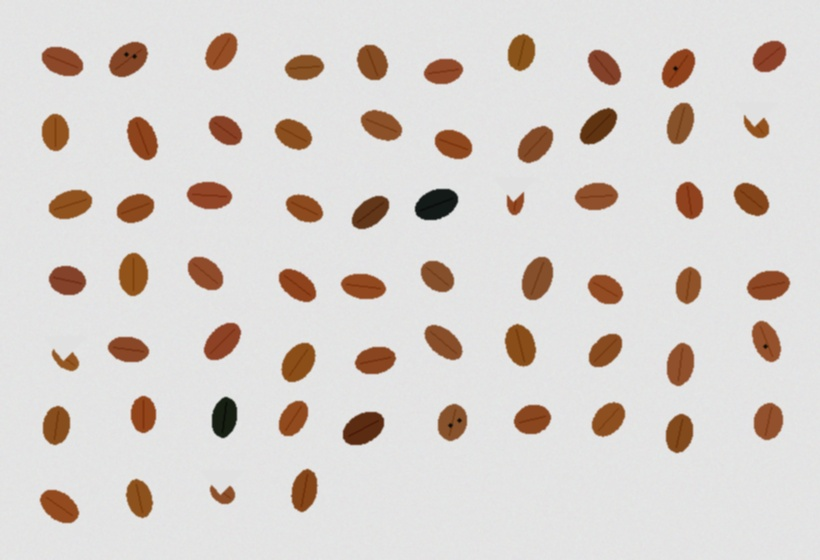
#> input picture webapp/sample_images/lot_komersial.jpg, 820 x 560 px; its folder holds only this picture in this run
$ python -i preprocessing.py   (imports and definitions only)   (older library calls are emulated)
#> lines starting #> are read from the running program, lines starting #| are printed output that depends on the picture; after the words box and inside, x2 and y2 are one past the last pixel; in counts of white or black regions, pixels touching at a corner belong together
#> further down, picture is the input picture: shape (560, 820, 3); mean B, G, R 205.1, 209.6, 216.5
"""
Modul untuk preprocessing image biji kopi
- CLAHE untuk normalisasi pencahayaan
- Adaptive thresholding untuk segmentasi robust
- Morphological operations untuk noise removal
- Multi-scale detection support
"""
import cv2
import numpy as np

try:
    from config import Config
except ImportError:
    Config = None


class ImagePreprocessor:
    def __init__(self, target_size=(224, 224)):
        """
        Initialize preprocessor

        Args:
            target_size: Target size untuk resize (width, height)
        """
        if Config is not None:
            self.target_size = Config.TARGET_SIZE
            self.clahe = cv2.createCLAHE(
                clipLimit=Config.CLAHE_CLIP_LIMIT,
                tileGridSize=Config.CLAHE_TILE_SIZE
            )
            self.min_area = Config.BEAN_MIN_AREA
            self.max_area = Config.BEAN_MAX_AREA
            self.min_aspect_ratio = Config.BEAN_MIN_ASPECT_RATIO
            self.max_aspect_ratio = Config.BEAN_MAX_ASPECT_RATIO
            self.min_solidity = Config.BEAN_MIN_SOLIDITY
            self.min_circularity = Config.BEAN_MIN_CIRCULARITY
        else:
            self.target_size = target_size
            self.clahe = cv2.createCLAHE(clipLimit=3.0, tileGridSize=(8, 8))
            self.min_area = 500
            self.max_area = 50000
            self.min_aspect_ratio = 0.4
            self.max_aspect_ratio = 2.5
            self.min_solidity = 0.6
            self.min_circularity = 0.3

        # Morphological kernels
        self.kernel_ellipse = cv2.getStructuringElement(cv2.MORPH_ELLIPSE, (5, 5))
        self.kernel_small = cv2.getStructuringElement(cv2.MORPH_ELLIPSE, (3, 3))

    def enhance_image(self, image):
        """
        Enhance image menggunakan CLAHE di LAB color space
        untuk normalisasi pencahayaan yang tidak merata

        Args:
            image: Input image (BGR format)

        Returns:
            numpy.ndarray: Enhanced image
        """
        # Convert ke LAB color space
        lab = cv2.cvtColor(image, cv2.COLOR_BGR2LAB)
#> lab: shape (560, 820, 3); mean of channels 0, 1, 2 215, 130.5, 131.8

        # Apply CLAHE pada L channel (lightness)
        lab[:, :, 0] = self.clahe.apply(lab[:, :, 0])
#> lab: shape (560, 820, 3); mean of channels 0, 1, 2 212, 130.5, 131.8

        # Convert balik ke BGR
        enhanced = cv2.cvtColor(lab, cv2.COLOR_LAB2BGR)

        return enhanced

    def preprocess(self, image):
        """
        Preprocessing image untuk deteksi biji kopi
        Menggunakan CLAHE + adaptive thresholding + morphological ops

        Args:
            image: Input image (BGR format)

        Returns:
            dict: Dictionary berisi processed images
        """
        # Step 1: Enhance pencahayaan dengan CLAHE
        enhanced = self.enhance_image(image)

        # Step 2: Convert ke grayscale
        gray = cv2.cvtColor(enhanced, cv2.COLOR_BGR2GRAY)
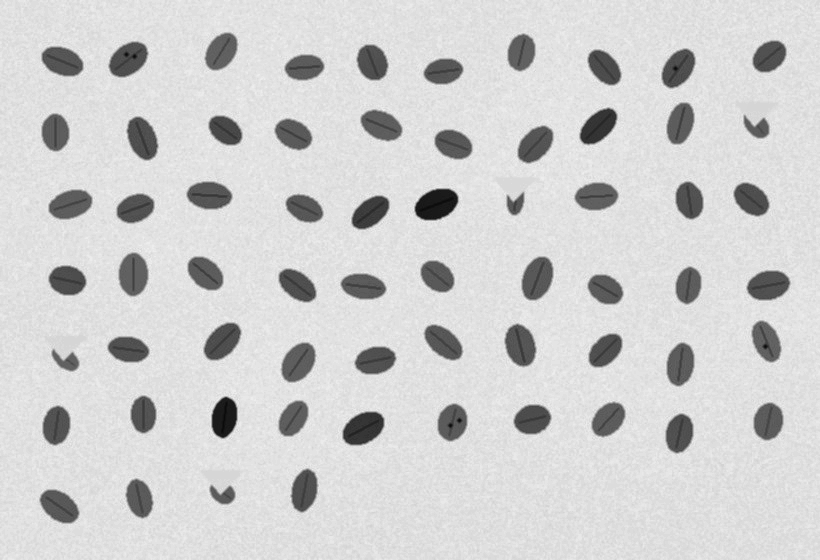
#> gray: shape (560, 820); min 9, max 239, mean 208

        # Step 3: Bilateral filter (edge-preserving noise removal)
        blurred = cv2.bilateralFilter(gray, 9, 75, 75)

        # Step 4: Adaptive thresholding (lebih robust daripada Otsu)
        thresh_adaptive = cv2.adaptiveThreshold(
            blurred, 255,
            cv2.ADAPTIVE_THRESH_GAUSSIAN_C,
            cv2.THRESH_BINARY_INV,
            15, 5
        )
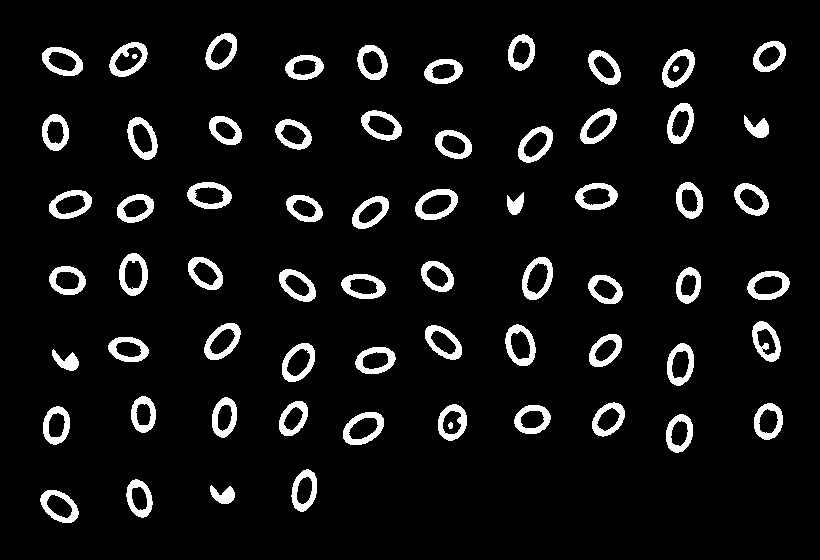
#> thresh_adaptive: shape (560, 820); 7.2% white; 67 white regions, largest, box (x1, y1, x2, y2) and area: (343, 412, 384, 445) 600, (415, 189, 458, 220) 596, (522, 257, 553, 300) 590

        # Step 5: Otsu threshold sebagai fallback/kombinasi
        _, thresh_otsu = cv2.threshold(
            blurred, 0, 255,
            cv2.THRESH_BINARY_INV + cv2.THRESH_OTSU
        )
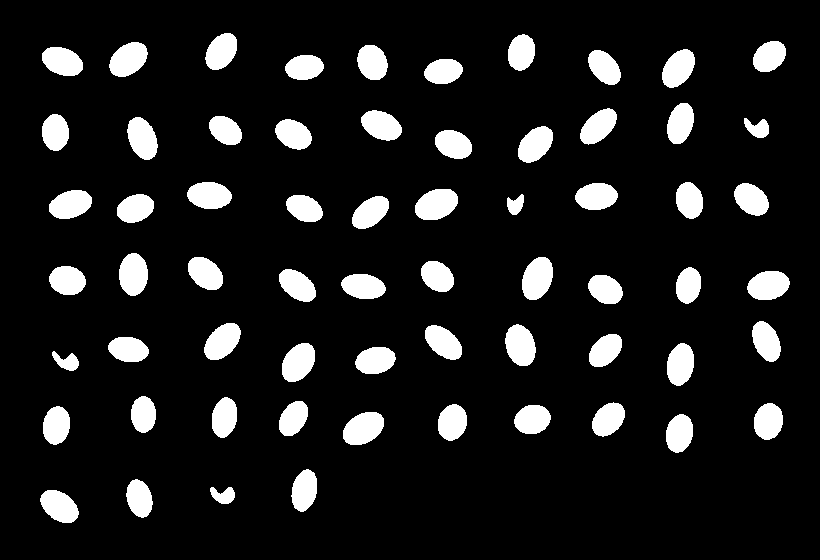
#> thresh_otsu: shape (560, 820); 11.5% white; 64 white regions, largest, box (x1, y1, x2, y2) and area: (415, 189, 458, 220) 1035, (343, 412, 384, 445) 1025, (522, 257, 553, 300) 1023

        # Step 6: Combine kedua threshold (AND operation)
        thresh_combined = cv2.bitwise_or(thresh_adaptive, thresh_otsu)

        # Step 7: Morphological operations untuk clean up
        # Close: menutup lubang kecil di dalam objek
        thresh_clean = cv2.morphologyEx(
            thresh_combined, cv2.MORPH_CLOSE,
            self.kernel_ellipse, iterations=2
        )
        # Open: menghilangkan noise kecil di luar objek
        thresh_clean = cv2.morphologyEx(
            thresh_clean, cv2.MORPH_OPEN,
            self.kernel_small, iterations=1
        )
#> thresh_clean: shape (560, 820); 11.5% white; 64 white regions

        return {
            'original': image,
            'enhanced': enhanced,
            'gray': gray,
            'blurred': blurred,
            'thresh_adaptive': thresh_adaptive,
            'thresh_otsu': thresh_otsu,
            'thresh': thresh_clean
        }

    def detect_coffee_beans(self, image):
        """
        Deteksi biji kopi dalam image dengan filtering yang lebih robust

        Args:
            image: Input image (BGR format)

        Returns:
            list: List of detected coffee bean contours dan bounding boxes
        """
        processed = self.preprocess(image)
#> processed = 7 items
        thresh = processed['thresh']

        # Find contours
        contours, hierarchy = cv2.findContours(
            thresh, cv2.RETR_EXTERNAL, cv2.CHAIN_APPROX_SIMPLE
        )
#> contours = 64 contours; largest, box (x1, y1, x2, y2) and area: (415, 189, 458, 220) 982, (343, 412, 384, 445) 972, (522, 257, 553, 300) 970, (505, 324, 536, 366) 931, (109, 42, 148, 77) 929

        detected_beans = []

        for contour in contours:
            area = cv2.contourArea(contour)

            # Filter berdasarkan area
            if area < self.min_area or area > self.max_area:
                continue

            x, y, w, h = cv2.boundingRect(contour)

            # Filter berdasarkan aspect ratio
            aspect_ratio = float(w) / h if h > 0 else 0
            if aspect_ratio < self.min_aspect_ratio or aspect_ratio > self.max_aspect_ratio:
                continue

            # Filter berdasarkan solidity (area / convex hull area)
            hull = cv2.convexHull(contour)
            hull_area = cv2.contourArea(hull)
            solidity = area / hull_area if hull_area > 0 else 0

            # Biji kopi harus cukup solid (bukan bentuk irregular)
            if solidity < self.min_solidity:
                continue

            # Circularity check
            perimeter = cv2.arcLength(contour, True)
            circularity = 4 * np.pi * area / (perimeter * perimeter) if perimeter > 0 else 0

            # Filter: terlalu tidak bundar mungkin bukan biji kopi
            if circularity < self.min_circularity:
                continue

            detected_beans.append({
                'contour': contour,
                'bbox': (x, y, w, h),
                'area': area,
                'aspect_ratio': aspect_ratio,
                'solidity': solidity,
                'circularity': circularity
            })
#> this loop made 64 passes
#> (area, x, y, w, h, aspect_ratio, hull_area, solidity) on passes 1, 3, 4, 5, 6, 7, 8, 9, 10, 11, 12, 13: (862, 40, 490, 39, 33, 1.18, 881, 0.978), (720, 126, 479, 27, 39, 0.692, 742.5, 0.97), (785, 291, 469, 26, 43, 0.605, 805.5, 0.975), (776, 666, 414, 27, 39, 0.692, 790, 0.982), (972, 343, 412, 41, 33, 1.24, 987, 0.985), (778, 43, 406, 27, 39, 0.692, 793.5, 0.98), (793.5, 514, 405, 37, 29, 1.28, 808, 0.982), (789, 438, 404, 29, 37, 0.784, 801, 0.985), (797, 754, 403, 29, 37, 0.784, 814, 0.979), (780, 592, 402, 33, 35, 0.943, 803.5, 0.971), (708, 279, 401, 29, 35, 0.829, 722, 0.981), (756, 212, 397, 25, 41, 0.61, 766.5, 0.986)
#> area on passes 2, 15, 38, 49: 275, 289.5, 227.5, 307
#> after the loop, detected_beans = 60 items

        # Sort by area (terbesar dulu) untuk prioritas
        detected_beans.sort(key=lambda b: b['area'], reverse=True)

        return detected_beans

    # [286 lines left out: functions extract_bean_roi, normalize_image, normalize_image_simple, apply_nms, apply_auto_white_balance, check_image_quality and 2 more, not called in this run]

>>> import cv2
>>> picture = cv2.imread('../webapp/sample_images/lot_komersial.jpg')
>>> result = ImagePreprocessor().detect_coffee_beans(picture)
#> result = 60 items

$ run again, on webapp/sample_images/lot_premium.jpg
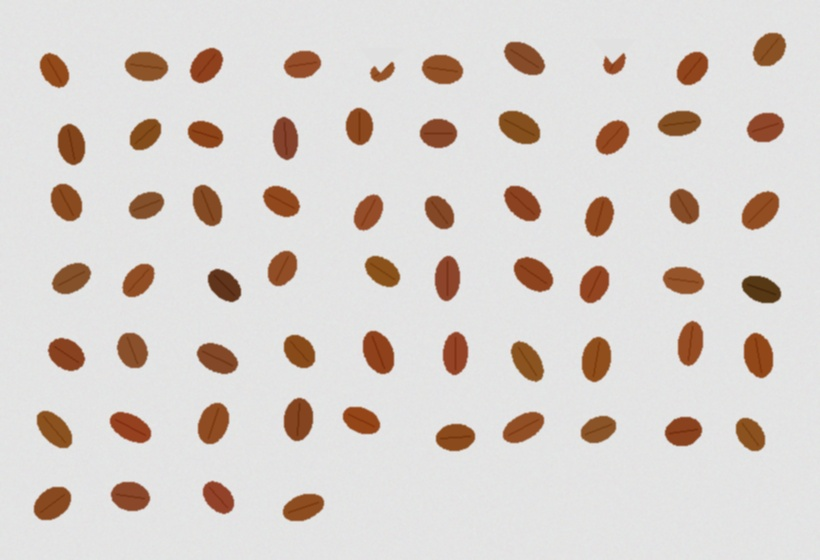
#> input picture webapp/sample_images/lot_premium.jpg, 820 x 560 px
#> picture is the input picture: shape (560, 820, 3); mean B, G, R 204.8, 209.5, 217
#> in preprocess, `thresh_adaptive = cv2.adaptiveThreshold( blurred, 255, cv2.ADAPTIVE_TH..`:
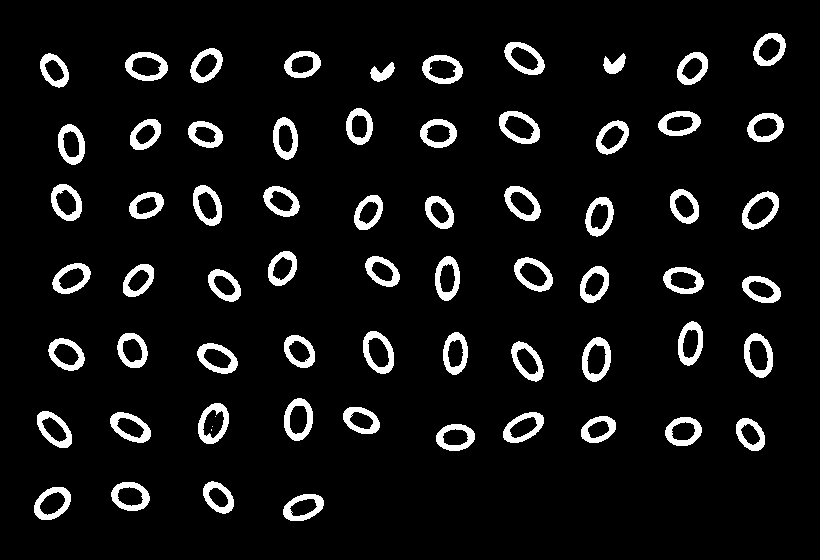
#> thresh_adaptive: shape (560, 820); 7.2% white; 67 white regions (3 under 20 px), largest, box (x1, y1, x2, y2) and area: (582, 337, 611, 382) 599, (499, 111, 540, 144) 592, (744, 333, 773, 378) 590
#> in preprocess, `_, thresh_otsu = cv2.threshold( blurred, 0, 255, cv2.THRESH_BINARY_INV..`:
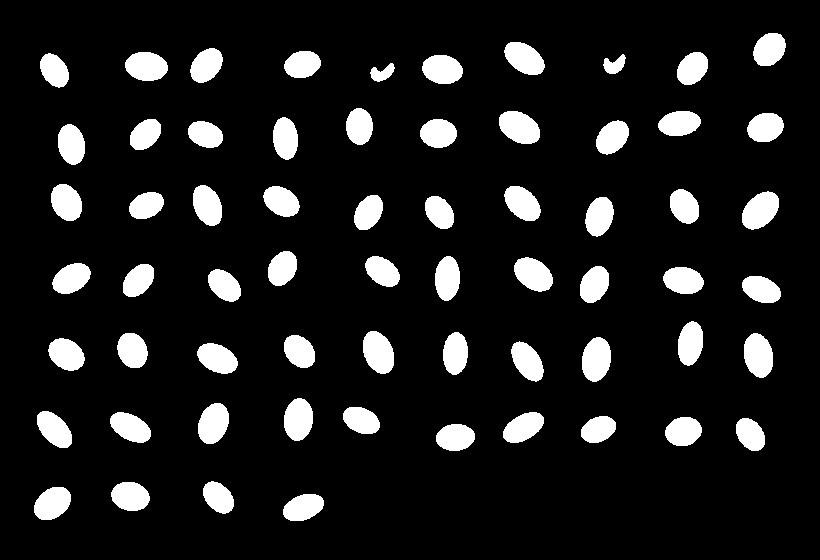
#> thresh_otsu: shape (560, 820); 11.6% white; 64 white regions, largest, box (x1, y1, x2, y2) and area: (499, 111, 540, 144) 1024, (742, 191, 779, 230) 1023, (363, 331, 394, 374) 1020
#> processed = 7 items
#> contours = 64 contours; largest, box (x1, y1, x2, y2) and area: (499, 111, 540, 144) 972, (742, 191, 779, 230) 971, (582, 337, 611, 382) 967, (363, 331, 394, 374) 967, (744, 333, 773, 378) 965
#> the loop in detect_coffee_beans, `for contour in contours:` made 64 passes
#> (area, x, y, w, h, aspect_ratio, hull_area, solidity) on passes 1 to 8: (790, 283, 494, 41, 27, 1.52, 805.5, 0.981), (877, 34, 487, 37, 33, 1.12, 891, 0.984), (838, 111, 482, 39, 29, 1.34, 852, 0.984), (681, 203, 481, 31, 33, 0.939, 698, 0.976), (783, 436, 424, 39, 27, 1.44, 796.5, 0.983), (674.5, 736, 418, 29, 33, 0.879, 688.5, 0.98), (793, 665, 417, 37, 29, 1.28, 804.5, 0.986), (674, 581, 416, 35, 27, 1.3, 683, 0.987)
#> after the loop in detect_coffee_beans, `for contour in contours:`: detected_beans = 62 items

$ run again, on webapp/sample_images/lot_rendah.jpg
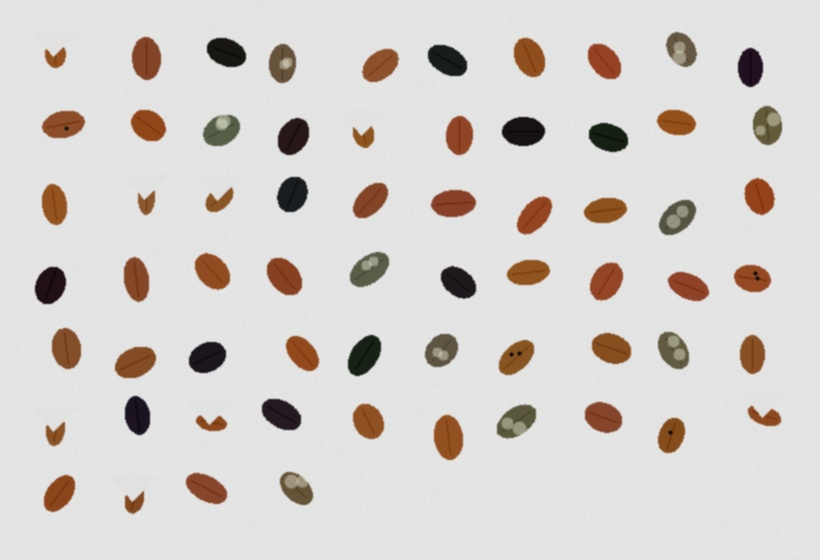
#> input picture webapp/sample_images/lot_rendah.jpg, 820 x 560 px
#> picture is the input picture: shape (560, 820, 3); mean B, G, R 206.4, 209.6, 214.2
#> in preprocess, `thresh_adaptive = cv2.adaptiveThreshold( blurred, 255, cv2.ADAPTIVE_TH..`:
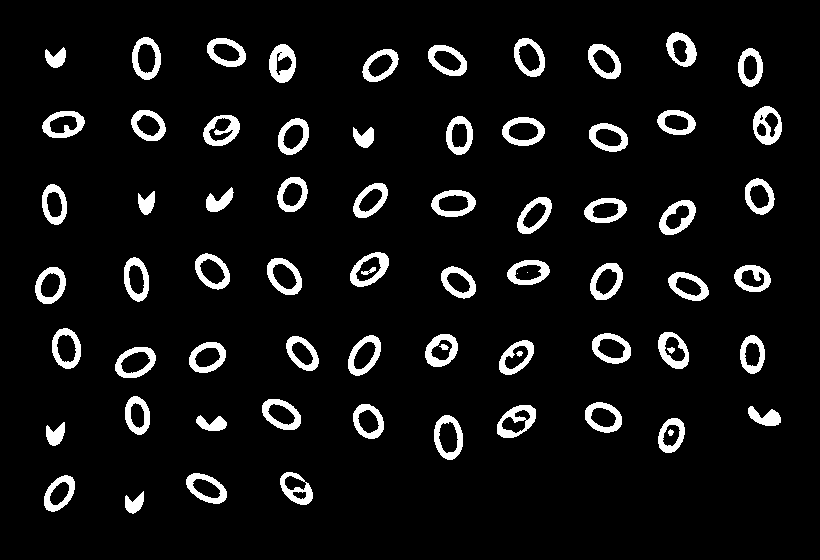
#> thresh_adaptive: shape (560, 820); 7.2% white; 71 white regions (2 under 20 px), largest, box (x1, y1, x2, y2) and area: (269, 44, 296, 83) 646, (753, 106, 782, 145) 622, (497, 405, 536, 438) 611
#> thresh_otsu: shape (560, 820); 11.1% white; 64 white regions, largest, box (x1, y1, x2, y2) and area: (434, 415, 463, 460) 1024, (502, 117, 545, 146) 982, (115, 347, 156, 378) 979
#> thresh_combined: shape (560, 820); 11.2% white; 64 white regions, largest, box (x1, y1, x2, y2) and area: (434, 415, 463, 460) 1024, (502, 117, 545, 146) 982, (115, 347, 156, 378) 980
#> in preprocess, `thresh_clean = cv2.morphologyEx( thresh_combined, cv2.MORPH_CLOSE, sel..`:
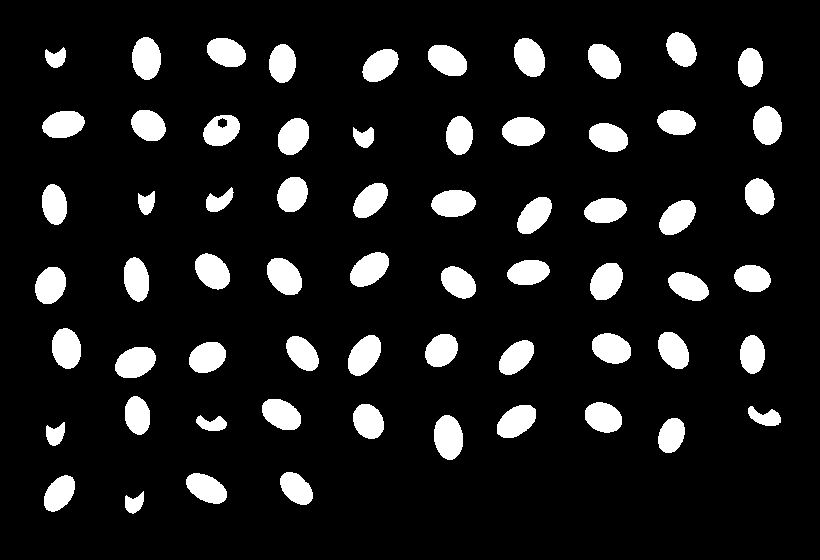
#> thresh_clean: shape (560, 820); 11.2% white; 64 white regions, largest, box (x1, y1, x2, y2) and area: (434, 415, 463, 460) 1024, (502, 117, 545, 146) 982, (115, 347, 156, 378) 980
#> processed = 7 items
#> contours = 64 contours; largest, box (x1, y1, x2, y2) and area: (434, 415, 463, 460) 971, (502, 117, 545, 146) 931, (115, 347, 156, 378) 928, (132, 37, 161, 80) 925, (267, 258, 302, 295) 919
#> the loop in detect_coffee_beans, `for contour in contours:` made 64 passes
#> (area, x, y, w, h, aspect_ratio, hull_area, solidity) on passes 2, 3, 4, 6, 7, 10, 11, 12: (756.5, 44, 475, 31, 37, 0.838, 772.5, 0.979), (830, 186, 473, 41, 31, 1.32, 853.5, 0.972), (720, 280, 472, 33, 33, 1, 733, 0.982), (683, 658, 418, 27, 35, 0.771, 698, 0.979), (971, 434, 415, 29, 45, 0.644, 986, 0.985), (883, 497, 405, 39, 33, 1.18, 900, 0.981), (796, 353, 404, 31, 35, 0.886, 813, 0.979), (837, 585, 402, 37, 31, 1.19, 852, 0.982)
#> after the loop in detect_coffee_beans, `for contour in contours:`: detected_beans = 56 items
